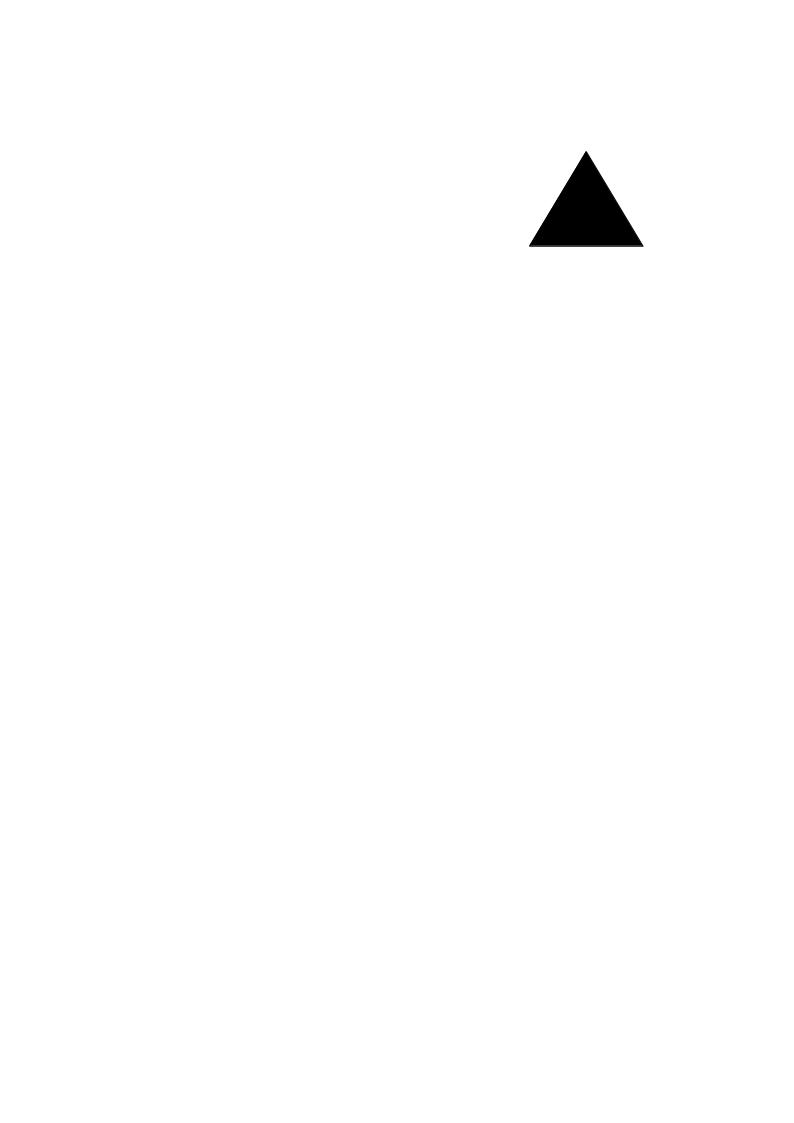
#> input picture resources/originals/triangle.jpg, 794 x 1123 px; its folder holds only this picture in this run
$ python main.py
#> lines starting #> are read from the running program, lines starting #| are printed output that depends on the picture; after the words box and inside, x2 and y2 are one past the last pixel; in counts of white or black regions, pixels touching at a corner belong together
#> in main, img is the input picture: shape (1123, 794, 3); min 0, max 255, mean 253.4
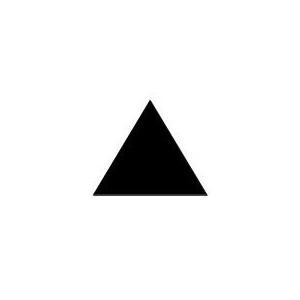
#> input picture resources/mask_edge.jpg, 300 x 300 px
#> in main, mask is the input picture: shape (300, 300, 3); min 0, max 255, mean 239.3
### imgrecog/recognizer.py
import math

import cv2
import numpy as np


# [143 lines left out: functions recognize, recognize_rotated, recognize_rotated2, not called in this run]


def recognize_rotated3(mask, img, number):
    # Convert the mask to grayscale
#> called with number = 0
    gray_mask = cv2.cvtColor(mask, cv2.COLOR_BGR2GRAY)

    # Apply a threshold to the grayscale mask
    _, binary_mask = cv2.threshold(gray_mask, 127, 255, cv2.THRESH_BINARY)
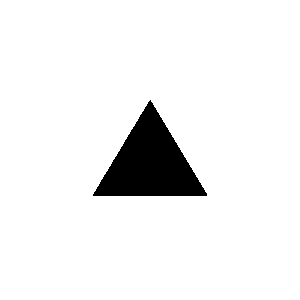
#> binary_mask: shape (300, 300); 93.8% white; 1 black region, box (x1, y1, x2, y2) and area: (93, 100, 207, 196) 5593

    # Find the contour of the triangle in the binary mask
    contours, _ = cv2.findContours(binary_mask, cv2.RETR_EXTERNAL, cv2.CHAIN_APPROX_SIMPLE)
#> contours = [[[0, 0], [0, 299], [299, 299], [299, 0]]]
    triangle_contour = max(contours, key=cv2.contourArea)
#> triangle_contour = [[0, 0], [0, 299], [299, 299], [299, 0]]

    # Extract the bounding rectangle of the triangle
    x, y, w, h = cv2.boundingRect(triangle_contour)
#> x = 0; y = 0; w = 300; h = 300

    # Crop the binary mask to the dimensions of the bounding rectangle
    cropped_mask = binary_mask[y:y + h, x:x + w].astype(np.uint8)

    # Convert the cropped mask to grayscale
    cropped_mask = cv2.cvtColor(cropped_mask, cv2.COLOR_GRAY2BGR)

    # Perform template matching to locate the triangle in the original image
    result = cv2.matchTemplate(img, cropped_mask, cv2.TM_CCOEFF_NORMED)
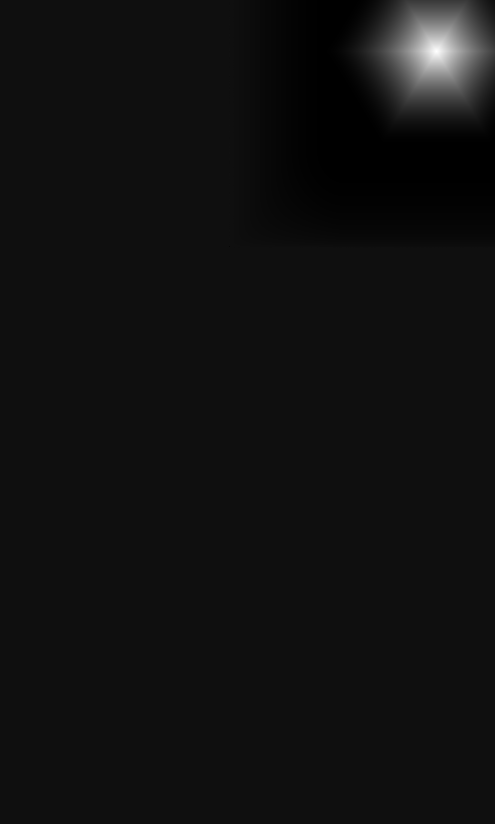
#> result: shape (824, 495) float32; min -0.0666, max 0.997, mean 0.005; drawn with min black and max white
    _, _, _, max_loc = cv2.minMaxLoc(result)
#> max_loc = (436, 51)

    # Extract the coordinates of the top-left corner of the template
    top_left = max_loc
#> top_left = (436, 51)

    # Create a rectangle using the template dimensions
    bottom_right = (top_left[0] + w, top_left[1] + h)
#> bottom_right = (736, 351)
    cv2.rectangle(img, top_left, bottom_right, (0, 0, 255), 2)
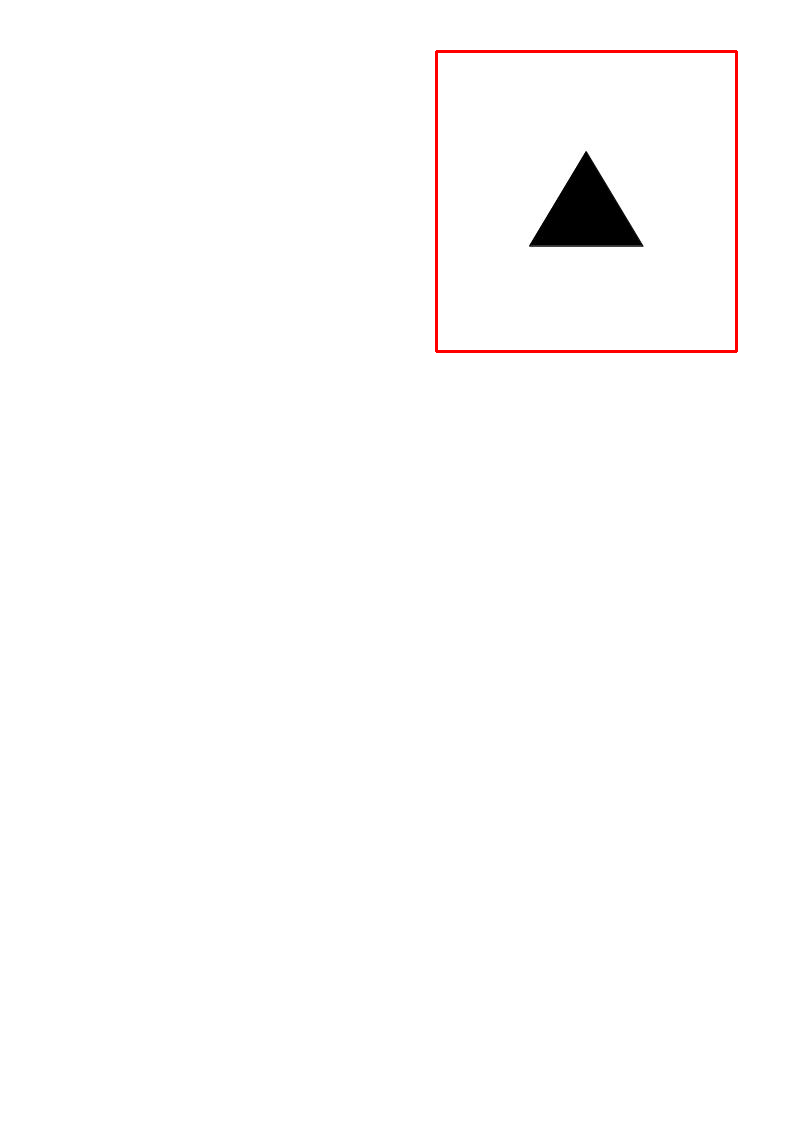
#> img: shape (1123, 794, 3); 0.4% of pixels changed, all inside (x1, y1, x2, y2) = (435, 50, 738, 353)

    # Crop the original image to the dimensions of the template
    cropped_img = img[top_left[1]:top_left[1] + h, top_left[0]:top_left[0] + w]
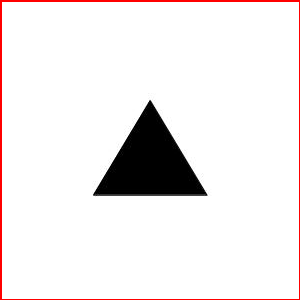
#> cropped_img: shape (300, 300, 3); mean B, G, R 234.2, 234.2, 239.3

    # Check the rotation of the mask and rotate the cropped image accordingly
    rotation_angle = get_rotation_angle(mask, cropped_mask)
    if rotation_angle != 0:
        h, w = cropped_img.shape[:2]
        center = (w / 2, h / 2)
        M = cv2.getRotationMatrix2D(center, -rotation_angle, 1.0)
        cropped_img = cv2.warpAffine(cropped_img, M, (w, h), flags=cv2.INTER_CUBIC, borderMode=cv2.BORDER_REPLICATE)

    # Save the cropped image
    cv2.imwrite('resources/cropped/triangle_cropped_' + str(number) + '.jpg', cropped_img)

    # Display the original image, binary mask, and cropped image (for troubleshooting purposes)
    cv2.imshow('Original image', img)
    cv2.imshow('Binary mask', binary_mask)
    cv2.imshow('Cropped image', cropped_img)
    cv2.waitKey(0)
    cv2.destroyAllWindows()


def get_rotation_angle(mask, img):
    # Convert the mask and input images to grayscale
    gray_mask = cv2.cvtColor(mask, cv2.COLOR_BGR2GRAY)
    gray_img = cv2.cvtColor(img, cv2.COLOR_BGR2GRAY)

    # Apply a threshold to the grayscale images
    _, binary_mask = cv2.threshold(gray_mask, 127, 255, cv2.THRESH_BINARY)
    _, binary_img = cv2.threshold(gray_img, 127, 255, cv2.THRESH_BINARY)

    # Find the contours in the binary images
    mask_contours, _ = cv2.findContours(binary_mask, cv2.RETR_EXTERNAL, cv2.CHAIN_APPROX_SIMPLE)
#> mask_contours = [[[0, 0], [0, 299], [299, 299], [299, 0]]]
    img_contours, _ = cv2.findContours(binary_img, cv2.RETR_EXTERNAL, cv2.CHAIN_APPROX_SIMPLE)
#> img_contours = [[[0, 0], [0, 299], [299, 299], [299, 0]]]

    # Find the largest contour in each image
    mask_contour = max(mask_contours, key=cv2.contourArea)
#> mask_contour = [[0, 0], [0, 299], [299, 299], [299, 0]]
    img_contour = max(img_contours, key=cv2.contourArea)
#> img_contour = [[0, 0], [0, 299], [299, 299], [299, 0]]

    # Find the minimum area rectangles that bound the contours
    mask_rect = cv2.minAreaRect(mask_contour)
#> mask_rect = ((149.5, 149.5), (299, 299), -90)
    img_rect = cv2.minAreaRect(img_contour)
#> img_rect = ((149.5, 149.5), (299, 299), -90)

    # Find the angles of rotation of the rectangles
    mask_angle = mask_rect[-1]
#> mask_angle = -90
    img_angle = img_rect[-1]
#> img_angle = -90

    return mask_angle - img_angle

### main.py
import glob
import cv2

from imgrecog import recognizer


def main():
    number = 0
    for file in sorted(glob.iglob('resources/originals/*')):
        img = cv2.imread(file)
        mask = cv2.imread('resources/mask_edge.jpg')
        recognizer.recognize_rotated3(mask, img, number)
#> in recognize_rotated3, `rotation_angle = get_rotation_angle(mask, cropped_mask)`: rotation_angle = 0
        number = number + 1


if __name__ == '__main__':
    main()
